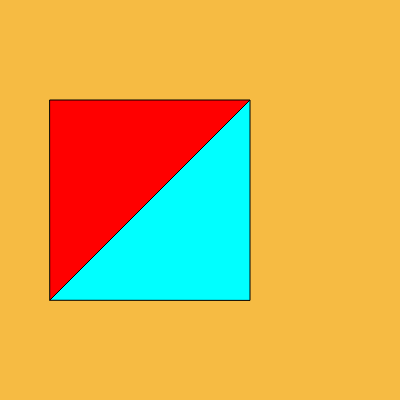
Frame 1 (no input)
Frame 60 (no input): identical to frame 1, image omitted
Frame 120 (the mouse pressed at the canvas centre since frame 60): identical to frame 1, image omitted

The p5.js sketch that drew this single still picture (run headless with seeded random() and noise() and a simulated clock; from frame 60 on, the mouse is pressed at the canvas centre):

// p5.js sketch
// ── sketch.js
function setup() {
  createCanvas(400, 400);
}

function draw() {
  background(246, 187, 67, 255);

  fill(255,0,0,255); //R,G,B, A (alpha:투명도0-255)
  // 좌측 삼각형 색상 지정
  triangle(50,100, 250,100, 50,300);
  
  fill(0,255,255,255);
  // 우측 삼각형 색상 지정
  triangle(50,300, 250,100, 250,300);

}
